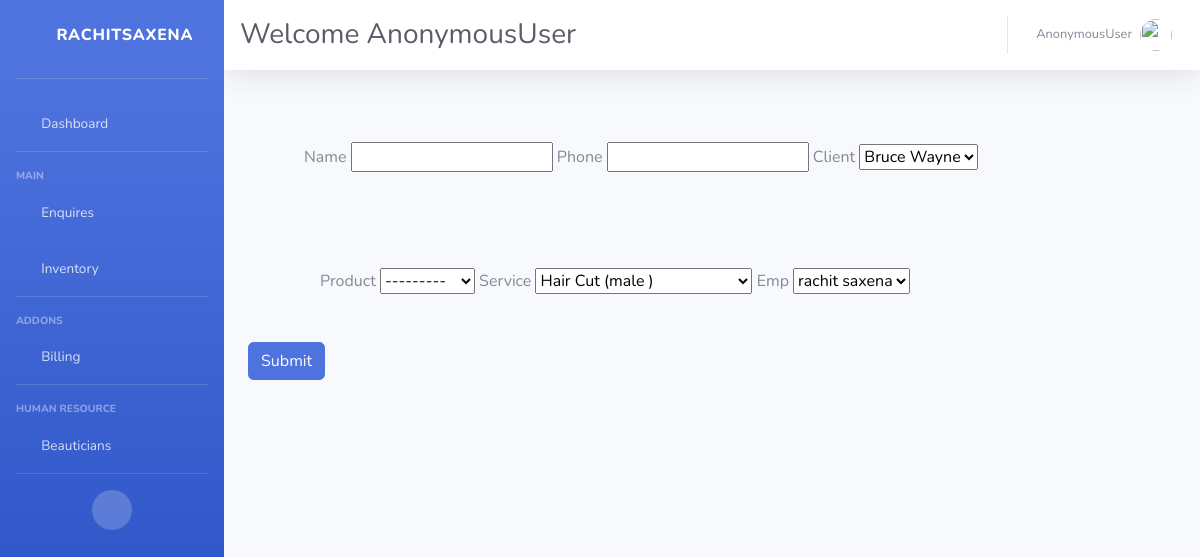
Page /old/serviceSlip/1/ on the committed database.
### basic/models.py (models this page shows, shortened)
class Slip(models.Model):
    name= models.CharField(max_length=100 , null=True , blank=True)
    phone = models.CharField(max_length=10 , null=True )
    client = models.ForeignKey(Client , on_delete = models.CASCADE  , null=True , blank=True)
    service = models.ForeignKey(Service , on_delete= models.CASCADE , null=True , blank=True)
    product = models.ForeignKey(Product , on_delete = models.CASCADE , null=True , blank=True)
    emp = models.ForeignKey(Employee , on_delete = models.CASCADE)
    time = models.TimeField(auto_now=True)

### basic/views.py (the view)
# urls.py: path('serviceSlip/<str:pk>/' , views.updateSlip , name='updateSlip'),
def updateSlip(request , pk):
    slip = Slip.objects.get(id=pk)
    if request.method == 'POST':
        form = NewSlip(request.POST , instance=slip)
        if form.is_valid():
            form.save()
            return redirect('dashboard')
        else:
            return HttpResponse('not found')
    else:
        form = NewSlip(instance= slip)
    params = {
        'form': form,
        'pro' : slip
    }
    return render(request , 'basic/forms/updateSlip.html' , params)

### basic/forms.py
class NewSlip(ModelForm):
    class Meta:
        model = Slip
        fields = '__all__'

### basic/models.py (called while the page is built)
    def __str__(self):
        return (self.name + ' (' + self.gender + ' )')

    def __str__(self):
        return self.name

    def __str__(self):
        return self.name

    def __str__(self):
        return self.name

### basic/templates/basic/forms/updateSlip.html
{% extends 'basic/base.html' %}
{% block content %}
     <form method='post'  class="form-inline"  action=''> {% csrf_token %}
            <div class='container px-2 m-5'>
            {{form.name.label}}
            {{form.name}}
            {{form.phone.label}}
            {{form.phone}}
            {{form.client.label}}
            {{form.client}}
            </div>
            <div class='container px-4 m-5'>
            {{form.product.label}}
            {{form.product}}
             {{form.service.label}}
            {{form.service}}
            {{form.emp.label}}
            {{form.emp}}
            </div>
            <button type="submit" value="Submit" class='btn btn-primary'>Submit</button>
        </form>
    {% endblock content %}

### rows in the picture
Slip: client "Bruce Wayne", product "---------", service "Hair Cut (male )", emp "rachit saxena"

### other values in the picture
{{ request.user }} "AnonymousUser"
